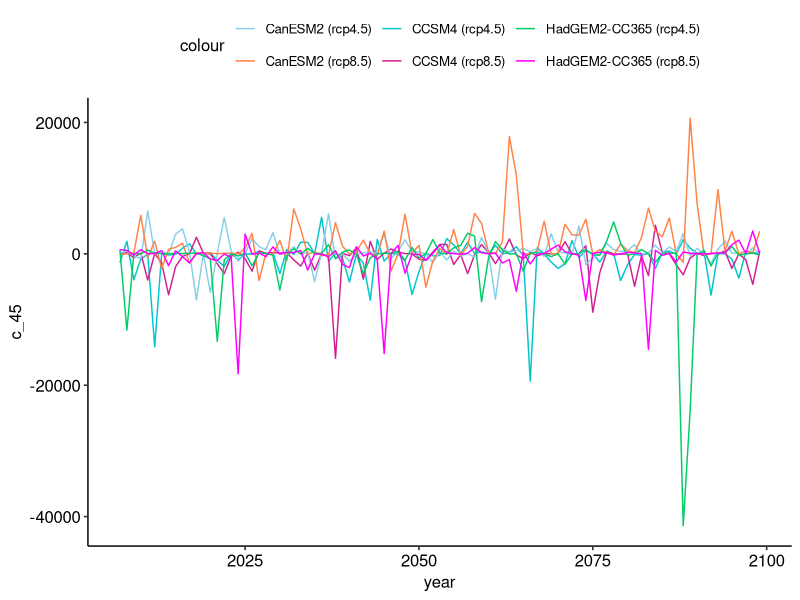
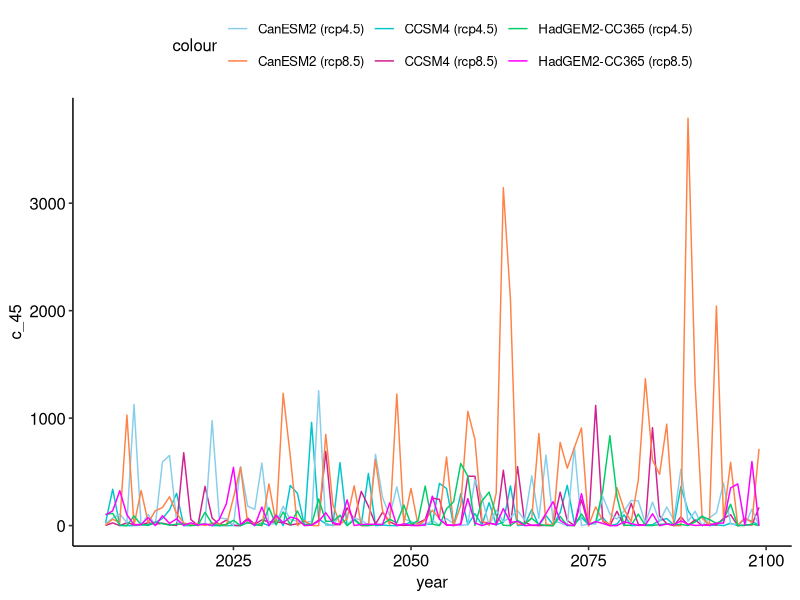
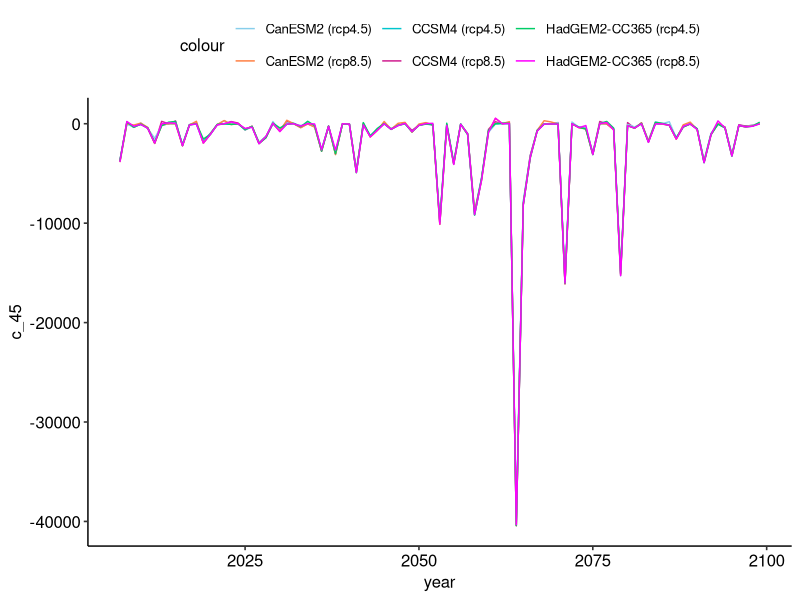

Here is the R script that generated these plots, in order:
## ---- chunk 1
knitr::opts_chunk$set(echo = TRUE)

library(tidyverse)
library(lubridate)
library(ggpubr)

e_45 <- read_csv("CanESM2_45.csv")
e_85 <- read_csv("CanESM2_85.csv")
c_45 <- read_csv("CCSM4_45.csv")
c_85 <- read_csv("CCSM4_85.csv")
h_45 <- read_csv("HadGEM2-CC365_45.csv")
h_85 <- read_csv("HadGEM2-CC365_85.csv")

## ---- chunk 2

e_45 <- e_45 %>% 
  mutate(parsedate = mdy(date)) %>% 
  mutate(month = month(parsedate),
         year = year(parsedate))

e_85 <- e_85 %>% 
  mutate(parsedate = mdy(date)) %>% 
  mutate(month = month(parsedate),
         year = year(parsedate))

c_45 <- c_45 %>% 
  mutate(parsedate = mdy(Date)) %>% 
  mutate(month = month(parsedate),
         year = year(parsedate))

c_85 <- c_85 %>% 
  mutate(parsedate = mdy(Date)) %>% 
  mutate(month = month(parsedate),
         year = case_when(
           year(parsedate) <= 2000 ~ year(parsedate) + 100,
           year(parsedate) > 2000 ~ year(parsedate)
           ))

h_45 <- h_45 %>% 
  mutate(parsedate = mdy(date)) %>% 
  mutate(month = month(parsedate),
         year = year(parsedate))

h_85 <- h_85 %>% 
  mutate(parsedate = mdy(date)) %>% 
  mutate(month = month(parsedate),
         year = year(parsedate))

## ---- chunk 3

#Create a dataframe

crop <- data.frame("year" = 2007:2099)



## ---- chunk 4

#table grape

g_c_45 <- rep(0, 93)
g_c_85 <- rep(0, 93)
g_e_45 <- rep(0, 93)
g_e_85 <- rep(0, 93)
g_h_45 <- rep(0, 93)
g_h_85 <- rep(0, 93)

for (x in crop$year) {
  tn7_c_45 = as.numeric(c_45 %>% filter(year == (x), month == 7) %>% select(min_temp)) - 273.15
  tn7_c_85 = as.numeric(c_85 %>% filter(year == (x), month == 7) %>% select(min_temp)) - 273.15
  tn7_e_45 = as.numeric(e_45 %>% filter(year == (x), month == 7) %>% select(min_temp)) - 273.15
  tn7_e_85 = as.numeric(e_85 %>% filter(year == (x), month == 7) %>% select(min_temp)) - 273.15
  tn7_h_45 = as.numeric(h_45 %>% filter(year == (x), month == 7) %>% select(min_temp)) - 273.15
  tn7_h_85 = as.numeric(h_85 %>% filter(year == (x), month == 7) %>% select(min_temp)) - 273.15
  tn4_c_45 = as.numeric(c_45 %>% filter(year == (x), month == 4) %>% select(min_temp)) - 273.15
  tn4_c_85 = as.numeric(c_85 %>% filter(year == (x), month == 4) %>% select(min_temp)) - 273.15
  tn4_e_45 = as.numeric(e_45 %>% filter(year == (x), month == 4) %>% select(min_temp)) - 273.15
  tn4_e_85 = as.numeric(e_85 %>% filter(year == (x), month == 4) %>% select(min_temp)) - 273.15
  tn4_h_45 = as.numeric(h_45 %>% filter(year == (x), month == 4) %>% select(min_temp)) - 273.15
  tn4_h_85 = as.numeric(h_85 %>% filter(year == (x), month == 4) %>% select(min_temp)) - 273.15
  p10_c_45 = as.numeric(c_45 %>% filter(year == (x-1), month == 10) %>% select(precip))
  p10_c_85 = as.numeric(c_85 %>% filter(year == (x-1), month == 10) %>% select(precip))
  p10_e_45 = as.numeric(e_45 %>% filter(year == (x-1), month == 10) %>% select(precip))
  p10_e_85 = as.numeric(e_85 %>% filter(year == (x-1), month == 10) %>% select(precip))
  p10_h_45 = as.numeric(h_45 %>% filter(year == (x-1), month == 10) %>% select(precip))
  p10_h_85 = as.numeric(h_85 %>% filter(year == (x-1), month == 10) %>% select(precip))
  p1_c_45 = as.numeric(c_45 %>% filter(year == (x), month == 1) %>% select(precip))
  p1_c_85 = as.numeric(c_85 %>% filter(year == (x), month == 1) %>% select(precip))
  p1_e_45 = as.numeric(e_45 %>% filter(year == (x), month == 1) %>% select(precip))
  p1_e_85 = as.numeric(e_85 %>% filter(year == (x), month == 1) %>% select(precip))
  p1_h_45 = as.numeric(h_45 %>% filter(year == (x), month == 1) %>% select(precip))
  p1_h_85 = as.numeric(h_85 %>% filter(year == (x), month == 1) %>% select(precip))
  

  
  g_c_45[x-2006] = 6.93 * tn7_c_45 - 0.19 * tn7_c_45^2 + 2.61 * tn4_c_45 - 0.15 * tn4_c_45^2 + 0.035 * p1_c_45 + 0.024 * p1_c_45^2 + 1.71 * p10_c_45 - 0.673 * p10_c_45^2 - 73.89
  g_c_85[x-2006] = 6.93 * tn7_c_85 - 0.19 * tn7_c_85^2 + 2.61 * tn4_c_85 - 0.15 * tn4_c_85^2 + 0.035 * p1_c_85 + 0.024 * p1_c_85^2 + 1.71 * p10_c_85 - 0.673 * p10_c_85^2 - 73.89
  g_e_45[x-2006] = 6.93 * tn7_e_45 - 0.19 * tn7_e_45^2 + 2.61 * tn4_e_45 - 0.15 * tn4_e_45^2 + 0.035 * p1_e_45 + 0.024 * p1_e_45^2 + 1.71 * p10_e_45 - 0.673 * p10_e_45^2 - 73.89
  g_e_85[x-2006] = 6.93 * tn7_e_85 - 0.19 * tn7_e_85^2 + 2.61 * tn4_e_85 - 0.15 * tn4_e_85^2 + 0.035 * p1_e_85 + 0.024 * p1_e_85^2 + 1.71 * p10_e_85 - 0.673 * p10_e_85^2 - 73.89
  g_h_45[x-2006] = 6.93 * tn7_h_45 - 0.19 * tn7_h_45^2 + 2.61 * tn4_h_45 - 0.15 * tn4_h_45^2 + 0.035 * p1_h_45 + 0.024 * p1_h_45^2 + 1.71 * p10_h_45 - 0.673 * p10_h_45^2 - 73.89
  g_h_85[x-2006] = 6.93 * tn7_h_85 - 0.19 * tn7_h_85^2 + 2.61 * tn4_h_85 - 0.15 * tn4_h_85^2 + 0.035 * p1_h_85 + 0.024 * p1_h_85^2 + 1.71 * p10_h_85 - 0.673 * p10_h_85^2 - 73.89
  
}

## ---- chunk 5

table_grape <- data.frame("year" = crop$year, "c_45" = g_c_45, "c_85" = g_c_85, "e_45" = g_e_45, "e_85" = g_e_85, "h_45" = g_h_45, "h_85" = g_h_85)

table_grape_plot <- ggplot(table_grape) +
  geom_line(aes(x = year, y = c_45, color = "CCSM4 (rcp4.5)")) +
  geom_line(aes(x = year, y = c_85, color = "CCSM4 (rcp8.5)")) +
  geom_line(aes(x = year, y = e_45, color = "CanESM2 (rcp4.5)")) +
  geom_line(aes(x = year, y = e_85, color = "CanESM2 (rcp8.5)")) +
  geom_line(aes(x = year, y = h_45, color = "HadGEM2-CC365 (rcp4.5)")) +
  geom_line(aes(x = year, y = h_85, color = "HadGEM2-CC365 (rcp8.5)"))+
  scale_colour_manual(values= c("skyblue", "sienna1", "turquoise3", "violetred", "springgreen3", "magenta")) +
  theme_pubr()
  
table_grape_plot

## ---- chunk 6

#almond

a_c_45 <- rep(0, 93)
a_c_85 <- rep(0, 93)
a_e_45 <- rep(0, 93)
a_e_85 <- rep(0, 93)
a_h_45 <- rep(0, 93)
a_h_85 <- rep(0, 93)

for (x in crop$year) {

  tn2_c_45 = as.numeric(c_45 %>% filter(year == (x), month == 2) %>% select(min_temp)) - 273.15
  tn2_c_85 = as.numeric(c_85 %>% filter(year == (x), month == 2) %>% select(min_temp)) - 273.15
  tn2_e_45 = as.numeric(e_45 %>% filter(year == (x), month == 2) %>% select(min_temp)) - 273.15
  tn2_e_85 = as.numeric(e_85 %>% filter(year == (x), month == 2) %>% select(min_temp)) - 273.15
  tn2_h_45 = as.numeric(h_45 %>% filter(year == (x), month == 2) %>% select(min_temp)) - 273.15
  tn2_h_85 = as.numeric(h_85 %>% filter(year == (x), month == 2) %>% select(min_temp)) - 273.15

  p1_c_45 = as.numeric(c_45 %>% filter(year == (x), month == 1) %>% select(precip))
  p1_c_85 = as.numeric(c_85 %>% filter(year == (x), month == 1) %>% select(precip))
  p1_e_45 = as.numeric(e_45 %>% filter(year == (x), month == 1) %>% select(precip))
  p1_e_85 = as.numeric(e_85 %>% filter(year == (x), month == 1) %>% select(precip))
  p1_h_45 = as.numeric(h_45 %>% filter(year == (x), month == 1) %>% select(precip))
  p1_h_85 = as.numeric(h_85 %>% filter(year == (x), month == 1) %>% select(precip))
  

  
  a_c_45[x-2006] = -0.015 * tn2_c_45 - 0.0046 * tn2_c_45^2 - 0.07 * p1_c_45 + 0.0043 * p1_c_45^2 + 0.28
  a_c_85[x-2006] = -0.015 * tn2_c_85 - 0.0046 * tn2_c_85^2 - 0.07 * p1_c_85 + 0.0043 * p1_c_85^2 + 0.28
  a_e_45[x-2006] = -0.015 * tn2_e_45 - 0.0046 * tn2_e_45^2 - 0.07 * p1_e_45 + 0.0043 * p1_e_45^2 + 0.28
  a_e_85[x-2006] = -0.015 * tn2_e_85 - 0.0046 * tn2_e_85^2 - 0.07 * p1_e_85 + 0.0043 * p1_e_85^2 + 0.28
  a_h_45[x-2006] = -0.015 * tn2_h_45 - 0.0046 * tn2_h_45^2 - 0.07 * p1_h_45 + 0.0043 * p1_h_45^2 + 0.28
  a_h_85[x-2006] = -0.015 * tn2_h_85 - 0.0046 * tn2_h_85^2 - 0.07 * p1_h_85 + 0.0043 * p1_h_85^2 + 0.28
  
}

## ---- chunk 7

almond <- data.frame("year" = crop$year, "c_45" = a_c_45, "c_85" = a_c_85, "e_45" = a_e_45, "e_85" = a_e_85, "h_45" = a_h_45, "h_85" = a_h_85)

almond_plot <- ggplot(almond) +
  geom_line(aes(x = year, y = c_45, color = "CCSM4 (rcp4.5)")) +
  geom_line(aes(x = year, y = c_85, color = "CCSM4 (rcp8.5)")) +
  geom_line(aes(x = year, y = e_45, color = "CanESM2 (rcp4.5)")) +
  geom_line(aes(x = year, y = e_85, color = "CanESM2 (rcp8.5)")) +
  geom_line(aes(x = year, y = h_45, color = "HadGEM2-CC365 (rcp4.5)")) +
  geom_line(aes(x = year, y = h_85, color = "HadGEM2-CC365 (rcp8.5)"))+
  scale_colour_manual(values= c("skyblue", "sienna1", "turquoise3", "violetred", "springgreen3", "magenta")) +
  theme_pubr()
  
almond_plot

## ---- chunk 8

#orange

o_c_45 <- rep(0, 93)
o_c_85 <- rep(0, 93)
o_e_45 <- rep(0, 93)
o_e_85 <- rep(0, 93)
o_h_45 <- rep(0, 93)
o_h_85 <- rep(0, 93)

for (x in crop$year) {

  tn12_c_45 = as.numeric(c_45 %>% filter(year == (x-1), month == 12) %>% select(min_temp)) - 273.15
  tn12_c_85 = as.numeric(c_85 %>% filter(year == (x-1), month == 12) %>% select(min_temp)) - 273.15
  tn12_e_45 = as.numeric(e_45 %>% filter(year == (x-1), month == 12) %>% select(min_temp)) - 273.15
  tn12_e_85 = as.numeric(e_85 %>% filter(year == (x-1), month == 12) %>% select(min_temp)) - 273.15
  tn12_h_45 = as.numeric(h_45 %>% filter(year == (x-1), month == 12) %>% select(min_temp)) - 273.15
  tn12_h_85 = as.numeric(h_85 %>% filter(year == (x-1), month == 12) %>% select(min_temp)) - 273.15

  p5_c_45 = as.numeric(c_45 %>% filter(year == (x), month == 5) %>% select(precip))
  p5_c_85 = as.numeric(c_85 %>% filter(year == (x), month == 5) %>% select(precip))
  p5_e_45 = as.numeric(e_45 %>% filter(year == (x), month == 5) %>% select(precip))
  p5_e_85 = as.numeric(e_85 %>% filter(year == (x), month == 5) %>% select(precip))
  p5_h_45 = as.numeric(h_45 %>% filter(year == (x), month == 5) %>% select(precip))
  p5_h_85 = as.numeric(h_85 %>% filter(year == (x), month == 5) %>% select(precip))
  

  
  o_c_45[x-2006] = 1.08 * tn12_c_45 - 0.2 * tn12_c_45^2 + 4.99 * p5_c_45 - 1.97 * p5_c_45^2 - 2.47
  o_c_85[x-2006] = 1.08 * tn12_c_85 - 0.2 * tn12_c_85^2 + 4.99 * p5_c_85 - 1.97 * p5_c_45^2 - 2.47
  o_e_45[x-2006] = 1.08 * tn12_e_45 - 0.2 * tn12_e_45^2 + 4.99 * p5_e_45 - 1.97 * p5_c_45^2 - 2.47
  o_e_85[x-2006] = 1.08 * tn12_e_85 - 0.2 * tn12_e_85^2 + 4.99 * p5_e_85 - 1.97 * p5_c_45^2 - 2.47
  o_h_45[x-2006] = 1.08 * tn12_h_45 - 0.2 * tn12_h_45^2 + 4.99 * p5_h_45 - 1.97 * p5_c_45^2 - 2.47
  o_h_85[x-2006] = 1.08 * tn12_h_85 - 0.2 * tn12_h_85^2 + 4.99 * p5_h_85 - 1.97 * p5_c_45^2 - 2.47
  
}

## ---- chunk 9

orange <- data.frame("year" = crop$year, "c_45" = o_c_45, "c_85" = o_c_85, "e_45" = o_e_45, "e_85" = o_e_85, "h_45" = o_h_45, "h_85" = o_h_85)

orange_plot <- ggplot(orange) +
  geom_line(aes(x = year, y = c_45, color = "CCSM4 (rcp4.5)")) +
  geom_line(aes(x = year, y = c_85, color = "CCSM4 (rcp8.5)")) +
  geom_line(aes(x = year, y = e_45, color = "CanESM2 (rcp4.5)")) +
  geom_line(aes(x = year, y = e_85, color = "CanESM2 (rcp8.5)")) +
  geom_line(aes(x = year, y = h_45, color = "HadGEM2-CC365 (rcp4.5)")) +
  geom_line(aes(x = year, y = h_85, color = "HadGEM2-CC365 (rcp8.5)"))+
  scale_colour_manual(values= c("skyblue", "sienna1", "turquoise3", "violetred", "springgreen3", "magenta")) +
  theme_pubr()
  
orange_plot

